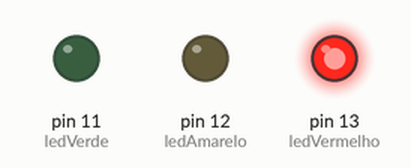
Simulated run of this sketch. Board: Arduino Uno, built with avr-gcc and run on an emulated ATmega328P. Parts: output pins drawn as LEDs (lit = HIGH).

Above: at 0.1 s.
At 30.1 s:
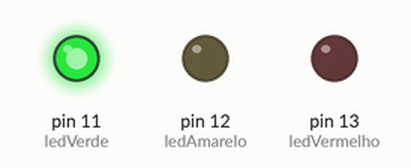
At 125.1 s:
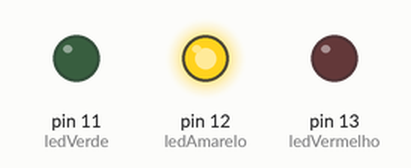
Timing chart, 0 to 126.6 s (numbered marks = the images above):
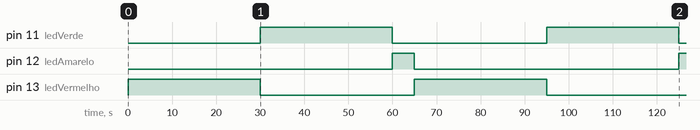

Measured:
- by itself, pin 11 (ledVerde), pin 13 (ledVermelho): alternates HIGH for 30.0 s and LOW for 35.0 s
- by itself, pin 12 (ledAmarelo): LOW → HIGH at 60.0 s, → LOW 5.0 s later, → HIGH 60.0 s later

The sketch:

semaforo_detran_governo-do-estado-sao-paulo.ino
```cpp
/*
Semáforo Em Arduino com 3 leds!
LED Vermelho no pino 13
LED Amarelo no pino 12
LED Verde no pino 11

Autor: Daniel Morais - www.bratec.corporation.com.sp.br
Data: 9/04/2025

*/

#define ledVermelho 13
#define ledAmarelo 12
#define ledVerde 11


void setup() {
  pinMode (ledVermelho, OUTPUT);
  pinMode (ledAmarelo, OUTPUT);
  pinMode (ledVerde, OUTPUT);
}

void loop() {

digitalWrite(ledVermelho,1); //liga led vermelho
delay(30000); //espera 30s
digitalWrite(ledVermelho,0); //desliga led vermelho
digitalWrite(ledVerde,1);//liga led verde

delay(30000); //espera 30s
digitalWrite(ledVerde,0);//desliga led verde
digitalWrite(ledAmarelo,1); //acende led Amarelo

delay(5000); //espera 5s
digitalWrite(ledAmarelo,0); //apaga led Amarelo
}
```
